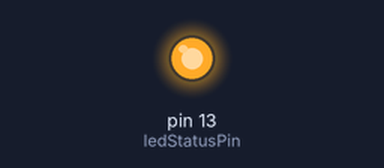
Bench run of a sketch on a simulated Arduino Leonardo, built with avr-gcc and run on an emulated ATmega32U4. On the bench: output pins drawn as LEDs (lit = HIGH). What the sketch prints to the serial monitor is not drawn.

Above: at 0.2 s.
Timing chart, 0 to 1.7 s (numbered marks = the images above):
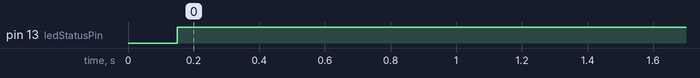

Measured:
- by itself, pin 13 (ledStatusPin): LOW → HIGH at 0.15 s

The sketch:

KX1.ino
```cpp
enum STATE {INITIALIZATION, PRELAUNCH, THRUST, ASCENTCOAST, DESCENTDROGUE, DESCENTMAIN};

enum STATE state;

float deltaAlt;

float startAltitude;
float lastAltitude;
float currentAltitude;
float mainsAltitude;

int ledStatusPin = 13;

void doInit()
{
  startAltitude = 57.0;
  currentAltitude = 57.0;
  lastAltitude = 57.0;
  mainsAltitude = 200.0;
  //get startAltitude
}

void sendTelemetry()
{
  Serial.print("Altitude: ");
  Serial.print(currentAltitude);
  Serial.print("\tdeltaAlt: ");
  Serial.print(deltaAlt);
  Serial.print("\tState: ");
  Serial.println(state);
}

void readAltitude()
{
  lastAltitude = currentAltitude;
  currentAltitude = currentAltitude + deltaAlt;
}

void readBMP180()
{

}

bool launchDetect()
{
  return ((currentAltitude - startAltitude) > 100.0);
}

bool checkApogee()
{
  return (currentAltitude < lastAltitude);  //we're going down, now! NOTE: This will fail if going supersonic, need to inhibit for a time
}


bool checkSecondary()
{
  return (currentAltitude <= mainsAltitude);
}


void setup()
{
  state = INITIALIZATION;
  Serial.begin(9600);
  while(!Serial) {
    ; // wait for serial to connect, some Leonardo thing? shouldn't hurt to include
  }
  pinMode(ledStatusPin, OUTPUT);
  digitalWrite(ledStatusPin, LOW);
  deltaAlt = 5.0;
}


void loop()
{
  // INITIALIZATION, PRELAUNCH, THRUST, ASCENTCOAST, DESCENTDROGUE, DESCENTMAIN
  switch(state)
  {
    case INITIALIZATION:
      doInit();
      state = PRELAUNCH;
      break;

    case PRELAUNCH:
      if (launchDetect()) {
        state = THRUST;
      }
      break;

    case THRUST:
      state = ASCENTCOAST; // don't use for now, preferable use accel to determine
      break;

    case ASCENTCOAST:
        deltaAlt = deltaAlt - 0.1;
        if(checkApogee())  {
          deltaAlt = -0.4;
          state = DESCENTDROGUE;
        }
      break;

    case DESCENTDROGUE:
        if(checkSecondary())  {
          state = DESCENTMAIN;
          deltaAlt = -0.1;
        }
        digitalWrite(ledStatusPin, HIGH);
        break;

    case DESCENTMAIN:
      ;
      break;

    default:
      Serial.println("ERROR: Undefined State");
  }

  readAltitude();
  sendTelemetry();
}
```
